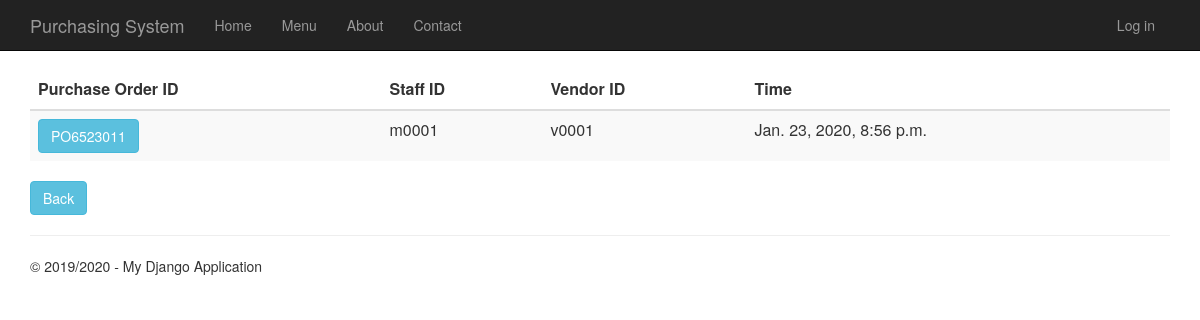
The app's page /purchaseorderhistory, older data.
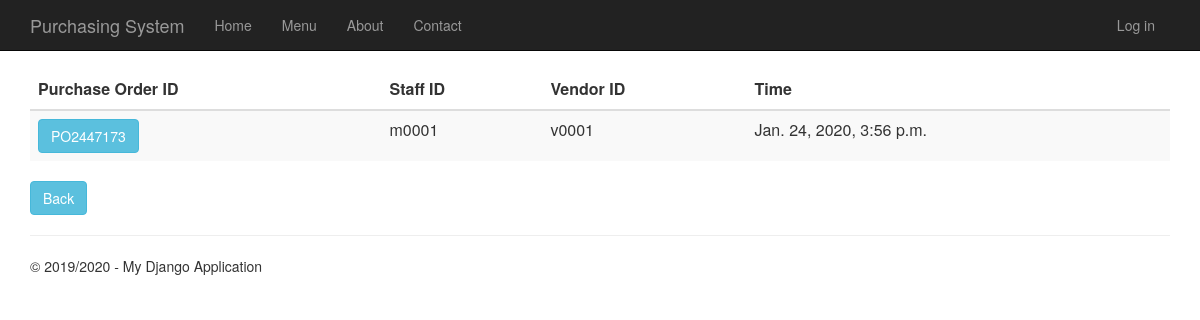
The same page, newer data.
### PurchaseOrder/models.py (models this page shows, shortened)
class PurchaseOrder(models.Model):
    purchase_order_id = models.CharField(primary_key=True, max_length=10)
    shipping_instructions = models.TextField()
    time_created = models.DateTimeField()
    description = models.TextField(null=True,default=None, blank=True)
    total_price = models.DecimalField(max_digits=10, decimal_places=2, default=Decimal('0.00'))
    person_id = models.ForeignKey(Person, on_delete = models.CASCADE)
    vendor_id = models.ForeignKey(Vendor, on_delete = models.CASCADE)
    quotation_id = models.OneToOneField(Quotation, on_delete = models.CASCADE)

### app/models.py (models this page shows, shortened)
class Person(models.Model):
    user_id = models.OneToOneField(User)
    person_id = models.CharField(primary_key=True, max_length=10)
    person_name = models.TextField()
    person_address = models.TextField()
    person_phone_number = models.TextField()
    person_role = models.TextField(default = 'EMPLOYEE')

class Vendor(models.Model):
    vendor_id = models.CharField(primary_key=True, max_length=10)
    vendor_name = models.TextField()
    vendor_phone_number = models.TextField()
    vendor_address = models.TextField()
    vendor_email = models.TextField()
    def __str__(self):
        return str(self.vendor_id)

### PurchaseOrder/views.py (the view)
# urls.py: url(r'^purchaseorderhistory', PurchaseOrder.views.purchaseorderhistory, name="purchase_order_history"),
def purchaseorderhistory(request):
    purchase_orders = PurchaseOrder.objects.all()
    context = {
            'title':'Purchase Order History',
            'rows':purchase_orders,
            'year':'2019/2020'
        }
    return render(request,'PurchaseOrder/purchaseorderhistory.html',context)

### PurchaseOrder/templates/PurchaseOrder/purchaseorderhistory.html
{% extends "app/layout.html" %}
{% block content %}
<div class="purcahseorderhistory margintop" >
    <form action="purchaseorderhistorydetails" method="GET">
        <table class="table table-striped margintop">
          <thead>
            <tr>
              <th scope="col" class="fontlabel">Purchase Order ID</th>
              <th scope="col" class="fontlabel">Staff ID</th>
              <th scope="col" class="fontlabel">Vendor ID</th>
              <th scope="col" class="fontlabel">Time</th>
            </tr>
          </thead>
          <tbody>
              {% for r in rows %}
            <tr>
                 <td><button type="submit" name="po_id" value="{{r.purchase_order_id}}" class="btn btn-info" >{{r.purchase_order_id}}</button></td>
                 <td>{{r.person_id.person_id}}</td>
                 <td>{{r.vendor_id}}</td>
                 <td>{{r.time_created}}</td>
            </tr>
              {% endfor %}
          </tbody>
        </table>
    </form>
    <form action="menu">
        <div class="margintop">
            <button type="submit" class="btn btn-info" >Back</button>
        </div>
    </form>
</div>
{% endblock %}

### app/templates/app/layout.html (shortened to what this page needs)
﻿<!DOCTYPE html>
<html>
<head>
    {% load staticfiles %}
    <link rel="stylesheet" type="text/css" href="{% static 'app/content/bootstrap.min.css' %}" />
    <link rel="stylesheet" type="text/css" href="{% static 'app/content/site.css' %}" />
</head>
<body>
    <div class="navbar navbar-inverse navbar-fixed-top">
        <div class="container">
            <div class="navbar-header">
                <a href="/" class="navbar-brand">Purchasing System</a>
            </div>
            <div class="navbar-collapse collapse">
                <ul class="nav navbar-nav">
                    <li><a href="{% url 'home' %}">Home</a></li>
                    <li><a href="{% url 'menu' %}">Menu</a></li>
                    <li><a href="{% url 'about' %}">About</a></li>
                    <li><a href="{% url 'contact' %}">Contact</a></li>
                </ul>
                {% include 'app/loginpartial.html' %}
            </div>
        </div>
    </div>
    <div class="container body-content">
{% block content %}{% endblock %}
        <hr/>
        <footer>
            <p>&copy; {{ year }} - My Django Application</p>
        </footer>
    </div>
</body>
</html>

### app/templates/app/loginpartial.html
{% if user.is_authenticated %}
<form id="logoutForm" action="/logout" method="post" class="navbar-right">
    {% csrf_token %}
    <ul class="nav navbar-nav navbar-right">
        <li><span class="navbar-brand">Hello {{ user.username }}!</span></li>
        <li><a href="javascript:document.getElementById('logoutForm').submit()">Log off</a></li>
    </ul>
</form>
{% else %}
<ul class="nav navbar-nav navbar-right">
    <li><a href="{% url 'login' %}">Log in</a></li>
</ul>
{% endif %}

### app/static/app/content/site.css (style rules this page uses)
body { padding-top: 50px; padding-bottom: 20px; }
.body-content { padding-left: 15px; padding-right: 15px; }

Row changes from the older to the newer data that the page shows:
removed PurchaseOrder: purchase_order_id "PO6523011", person_id.person_id "m0001", vendor_id "v0001", time_created "Jan. 23, 2020, 8:56 p.m."
added PurchaseOrder: purchase_order_id "PO2447173", person_id.person_id "m0001", vendor_id "v0001", time_created "Jan. 24, 2020, 3:56 p.m."
